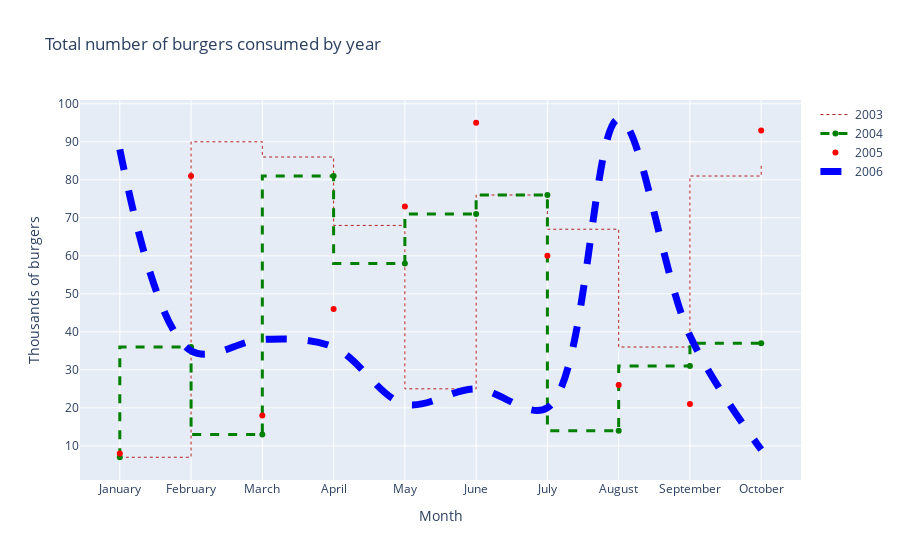

The cell this chart's notebook holds for it:
### Code cell
fig.show()

### Figure 1 — Plotly figure (JSON) as saved in the notebook; plotly's stock layout.template omitted (floating-point values rounded to 4 significant figures)
{"data": [{"line": {"color": "firebrick", "dash": "dot", "shape": "hv", "width": 1}, "mode": "lines", "name": "2003", "x": ["January", "February", "March", "April", "May", "June", "July", "August", "September", "October", "November", "December"], "y": [7, 90, 86, 68, 25, 76, 67, 36, 81, 84], "type": "scatter"}, {"line": {"color": "green", "dash": "dash", "shape": "vh", "width": 3}, "mode": "lines+markers", "name": "2004", "x": ["January", "February", "March", "April", "May", "June", "July", "August", "September", "October", "November", "December"], "y": [7, 36, 13, 81, 58, 71, 76, 14, 31, 37], "type": "scatter"}, {"line": {"color": "red", "dash": "dashdot", "shape": "hvh", "width": 4}, "mode": "markers", "name": "2005", "x": ["January", "February", "March", "April", "May", "June", "July", "August", "September", "October", "November", "December"], "y": [8, 81, 18, 46, 73, 95, 60, 26, 21, 93], "type": "scatter"}, {"line": {"color": "blue", "dash": "dash", "shape": "spline", "width": 7}, "mode": "lines", "name": "2006", "x": ["January", "February", "March", "April", "May", "June", "July", "August", "September", "October", "November", "December"], "y": [88, 35, 38, 36, 21, 25, 20, 96, 39, 9], "type": "scatter"}], "layout": {"title": {"text": "Total number of burgers consumed by year"}, "xaxis": {"title": {"text": "Month"}}, "yaxis": {"title": {"text": "Thousands of burgers"}}}}
